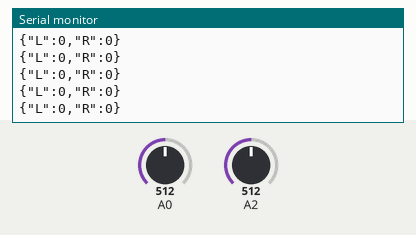
The sketch below on a simulated Arduino Uno, built for the host (arithmetic inside an expression is 32-bit, double 64-bit). Parts: the last lines printed to the serial monitor. Inputs (shaded band) come from the test bench; at power-on: A2 = 512, A0 = 512.

Above: at 2.7 s.
2.8 s: A2 set to 631
At 3.7 s:
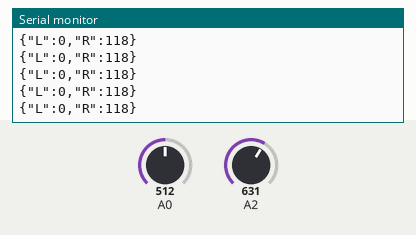
4.3 s: A2 set to 650
At 5.3 s:
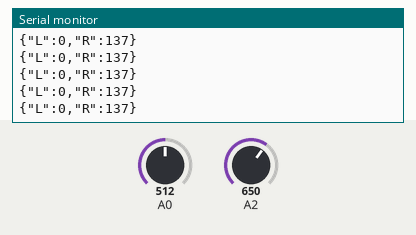
Timing chart, 0 to 7.3 s (numbered marks = the images above; inputs shaded):
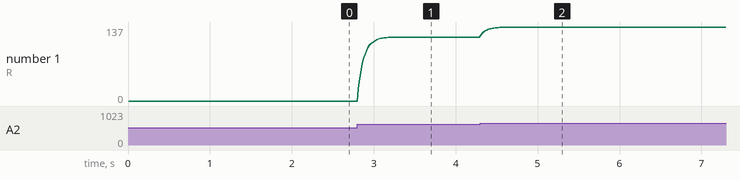

Measured:
- after the input at 2.8 s, the serial monitor: prints a new line at once (image 1)
- after the input at 4.3 s, the serial monitor: prints a new line at once (image 2)
- plotted number 1: 0 → 118 after the input at 2.8 s, 118 → 137 after the input at 4.3 s

The sketch:

RELAY_BETA_J.ino
```cpp
#include <ArduinoJson.h>

double k = 0.2;
double left;
double prev_left = -1000;
double right;
double prev_right = -1000;
double zero_l;
double zero_r;

void setup() {
  Serial.begin(9600);
//  pinMode(7, INPUT);
//  pinMode(A0, INPUT);
//  pinMode(A1,
  zero_l = analogRead(0);
  zero_r = analogRead(2);
}

void loop() {
  if (prev_left == -1000) {
    prev_left = (analogRead(0) - zero_l);
    prev_right = (analogRead(2) - zero_r);
  } else {
    left = (analogRead(0) - zero_l);
    right = (analogRead(2) - zero_r);

    left = k * left + (1 - k) * prev_left;
    right = k * right + (1 - k) * prev_right;

    StaticJsonBuffer<200> jsonBuffer;
    JsonObject& root = jsonBuffer.createObject();
    root["L"] = (int)left;
    root["R"] = (int)right;
    root.printTo(Serial);
    Serial.println();

    prev_left = left;
    prev_right = right;
  }
  delay(10);
}
```
